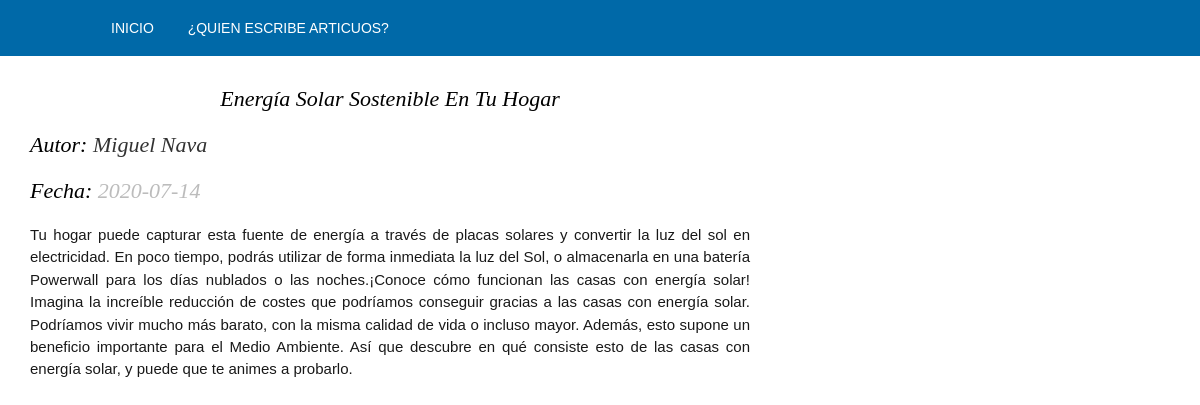
The app's page /blog/cms/articulos.php?idc=1 with its own data.
### tables this page shows
CREATE TABLE `post` (
  `id` int(11) NOT NULL,
  `titulo` varchar(100) NOT NULL,
  `contenido` text NOT NULL,
  `imagen` varchar(50) NOT NULL,
  `etiqueta` varchar(30) NOT NULL,
  `id_escritor` int(11) NOT NULL,
  `fecha` date NOT NULL
);

CREATE TABLE `usuarios` (
  `id` int(11) NOT NULL,
  `nombre` varchar(50) NOT NULL,
  `email` varchar(50) NOT NULL,
  `pass` varchar(20) NOT NULL,
  `rol` varchar(30) NOT NULL
);

### blog/crud-blog/Consultas.php (called while the page is built, shortened)
<?php
class Usuarios
{
    private static $instancia;
    private $dbh;
    private function __construct()
    {
        try {
            $this->dbh = new PDO('mysql:host=localhost;dbname=blog', 'root', 'pass1234');
            $this->dbh->exec("SET CHARACTER SET utf8");
            $this->dbh->setAttribute(PDO::ATTR_ERRMODE, PDO::ERRMODE_EXCEPTION);
            $this->dbh->setAttribute(PDO::ATTR_EMULATE_PREPARES, false);
        } catch (PDOException $e) {
            print "Error!: " . $e->getMessage();
            die();
        }
     }
    public static function singleton()
    {
        if (!isset(self::$instancia)) {
            self::$instancia = new $miclase;
        }
        return self::$instancia;
    }
    public function get_escritorById($id)
    {
        try {
			$query = $this->dbh->prepare("SELECT * FROM usuarios WHERE id = ?");
            $query->bindParam(1, $id);
            $query->execute();
            return $query->fetchAll();
            $this->dbh = null;
        } catch (PDOException $e) {
            $e->getMessage();
        }
    }
    public function get_articulosById($id)
    {
        try {
            $query = $this->dbh->prepare("SELECT * FROM post WHERE id = ?");
            $query->bindParam(1, $id);
            $query->execute();
            return $query->fetchAll();
            $this->dbh = null;
        } catch (PDOException $e) {
            $e->getMessage();
        }
    }
}
?>

### blog/cms/articulos.php (the view, shortened to what this page needs)
<?php
    $id_articulo = $_GET['idc'];
    require_once("../crud-blog/Consultas.php");
        $usuarios = Usuarios::singleton();
        $data = $usuarios->get_articulosById($id_articulo);
        if(count($data)){
          foreach ($data as $fila) {
            $id_escritor = $fila['id_escritor'];
            $titulo = $fila['titulo'];
            $contenido = $fila['contenido'];
            $fecha = $fila['fecha'];
          }
        }
        $autor = $usuarios->get_escritorById($id_escritor);
        if(count($autor)){
            foreach ($autor as $filautor) {
              $nombre_autor = $filautor['nombre'];
            }
        }
?>
<!DOCTYPE html>
<html lang="en">
<head>
    <link href="../layout/styles/layout.css" rel="stylesheet" type="text/css" media="all">
    <link href="estilos_cms.css" rel="stylesheet" type="text/css" media="all">
</head>
<body>
<div class="wrapper row2">
  <nav id="mainav" class="hoc clear">
    <ul class="clear">
       <?php
            if(isset($sesion)){
                ?>
                <li><a href="panel.php"><?php echo $sesion;?></a></li>
                <li class=""><a href="mipublicacion.php">Mis publicaciones</a></li>
                <li><a href="../login/cerrar.php">Salir</a></li>
                <?php
            }else{
                ?>
                <li class=""><a href="../index.php">inicio</a></li>
                <li><a href="#">¿Quien escribe articuos?</a></li>
                <?php
            }
       ?>
    </ul>
  </nav>
</div>
  <div class="informacion">
    <div class="contenido-articulo">
        <div class="titulo-articulo">
            <h5><?php echo $titulo;?></h5>
        </div>
        <div class="autor-articulo">
            <h6>Autor: <span><?php echo $nombre_autor;?></span></h6>
        </div>
        <div class="fecha-articulo">
            <h6><span>Fecha: </span><?php echo $fecha;?></h6>
        </div>
        <div class="contenido">
            <p><?php echo $contenido;?></p>
        </div>
    </div>
  </div>
</body>
</html>

### blog/layout/styles/layout.css (style rules this page uses)
*, *::before, *::after { transition:all .3s ease-in-out; }
nav ul, nav ol { margin:0; padding:0; list-style:none; }
#mainav, #breadcrumb, .sidebar nav { line-height:normal; }
#mainav ul { text-transform:uppercase; }
#mainav li { display:inline-block; position:relative; margin:0 30px 0 0; padding:0; }
#mainav li:last-child { margin-right:0; }
#mainav li a { display:block; padding:20px 0; }
body { color:#BCBCBC; background-color:#222222; }
a { color:#0069A8; }
.row2 { color:#FFFFFF; background-color:#0069A8; }
#mainav li a { color:inherit; }
@media screen and (min-width:978px) { .hoc { max-width:978px; } }

### blog/cms/estilos_cms.css (style rules this page uses)
body { padding: 0; margin: 0; background: white; }
::placeholder { opacity: .8; padding-left: 5px; font-size: 15px; }
.contenido-articulo { margin: 30px; width: 60%; }
.titulo-articulo { width: 100%; text-align: center; color: black; }
.autor-articulo { color: black; width: 100%; }
.autor-articulo span { opacity: .8; }
.fecha-articulo span { color: black; }
.contenido { text-align: justify; color: black; opacity: .9; font-size: 15px; }
.informacion { width: 100%; display: flex; }

### blog/layout/styles/framework.css (style rules this page uses)
html { overflow-y:scroll; overflow-x:hidden; }
html, body { margin:0; padding:0; font-size:14px; line-height:1.6em; }
*, *::before, *::after { box-sizing:border-box; }
.clear, .group { display:block; }
.clear::before, .clear::after, .group::before, .group::after { display:table; content:""; }
.clear, .clear::after, .group, .group::after { clear:both; }
a { outline:none; text-decoration:none; }
body, input, textarea, select { font-family:Verdana, Geneva, sans-serif; }
h1, h2, h3, h4, h5, h6, .heading { font-family:Georgia, "Times New Roman", Times, serif; }
h1, h2, h3, h4, h5, h6, .heading { margin:0 0 20px 0; font-size:22px; line-height:normal; font-weight:normal; font-style:italic; text-transform:capitalize; }
.wrapper { display:block; width:100%; margin:0; padding:0; text-align:left; word-wrap:break-word; }
.hoc { display:block; margin:0 auto; }
address, article, aside, figcaption, figure, footer, header, main, nav, section { display:block; margin:0; padding:0; }

### records on screen
post: titulo "Energía Solar Sostenible En Tu Hogar", fecha "2020-07-14", contenido "Tu hogar puede capturar esta fuente de energía a través de placas solares y convertir la luz del sol en electricidad. En poco tiempo, podrás utilizar de forma inmediata la luz del Sol, o almacenarla en una batería Powerwall para los días nublados o las noches.¡Conoce cómo funcionan las casas con energía solar! Imagina la increíble reducción de costes que podríamos conseguir gracias a las casas con energía solar. Podríamos vivir mucho más barato, con la misma calidad de vida o incluso mayor. Además, esto supone un beneficio importante para el Medio Ambiente. Así que descubre en qué consiste esto de las casas con energía solar, y puede que te animes a probarlo."
usuarios: nombre "Miguel Nava"
